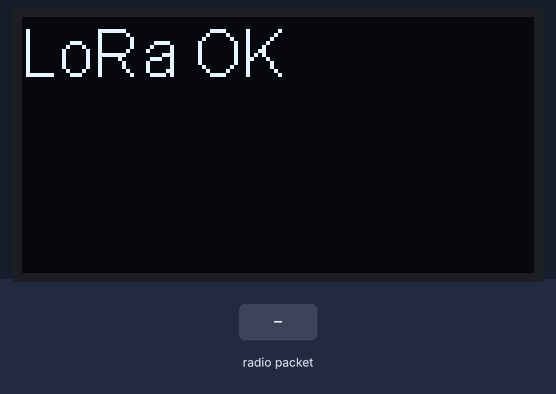
This sketch was run on a simulated ESP32. On the bench: 128×64 one-colour display. The test bench sets the inputs (shaded band). What the sketch prints to the serial monitor is not drawn.

Above: at 1.5 s.
1.6 s: radio packet "1" arrives
At 2.0 s:
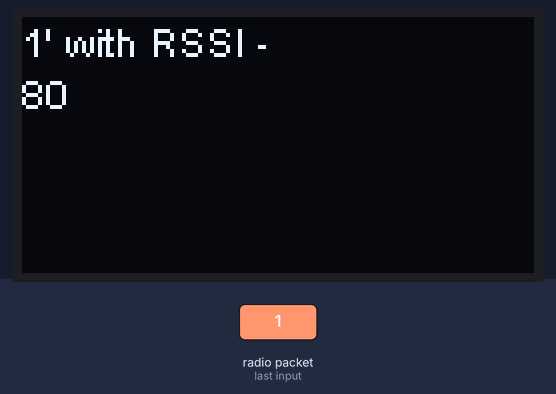
3.1 s: radio packet "0" arrives
At 4.3 s:
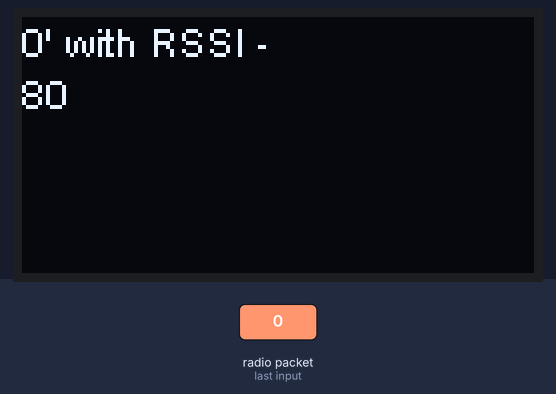
4.6 s: radio packet "2" arrives
Timing chart, 0 to 7.6 s (numbered marks = the images above; inputs shaded):
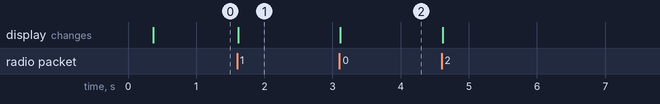

Measured:
- after the input at 1.6 s, the display: changes at once (image 1)
- after the input at 3.1 s, the display: changes at once (image 2)

The sketch:

LoRaFromCubeCell.ino
```cpp
#include "heltec.h"

#define BAND    433E6
void setup()
{
  Heltec.begin(true /* Display */,
  true /* LoRa */,
  true /*Serial Enable*/,
  true /* PABOOST */,
  BAND /* LORA FREQ*/);

  Serial.begin(115200);
  LoRa.setSpreadingFactor(8);
  LoRa.setSignalBandwidth(125E3);
  LoRa.setCodingRate4(4);
  LoRa.setSyncWord(0x12);
  LoRa.setPreambleLength(8);

  Heltec.display->init();
  Heltec.display->setFont(ArialMT_Plain_16);
  Heltec.display->clear();
  Heltec.display->drawString(0, 0, "LoRa OK");
  Heltec.display->display();
  LoRa.receive();
  Heltec.display->setFont(ArialMT_Plain_10);
}


int start = 0;
int end_x = 60;
int end_y = 20;
int wait_time = 1000;
int max_width = end_x;
void drawMessage(int x, int y, char* m)
{
  Heltec.display->setTextAlignment(TEXT_ALIGN_LEFT);
  /* If message is too long (len > max_width), drops a line and continues*/
  Heltec.display->drawStringMaxWidth(x, y, max_width, m);
  Heltec.display->display();
}


char buff[256];
void loop()
{
  int i = 0;

  /* Try to parse packet */
  int packetSize = LoRa.parsePacket();
  if (packetSize)
  {
    /* Size > 0 ---> Got packet*/
    Serial.print("Received packet '");

    /* Read it, or copy to buffer or both*/
    while (LoRa.available())
    {
      char c = (char)LoRa.read();
      Serial.print(c);
      buff[i] = c;
      i++;
    }

    /* Get signal strength */
    Serial.print("' with RSSI ");
    Serial.println(LoRa.packetRssi());

    sprintf((buff + i), "' with RSSI %d", LoRa.packetRssi());

    Heltec.display->clear();
    drawMessage(0, 0, buff);
  }
}
```
